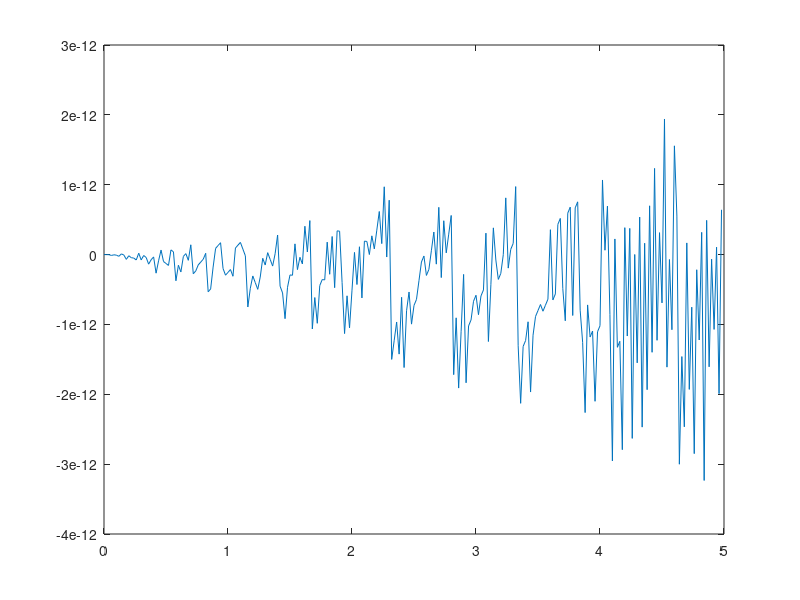
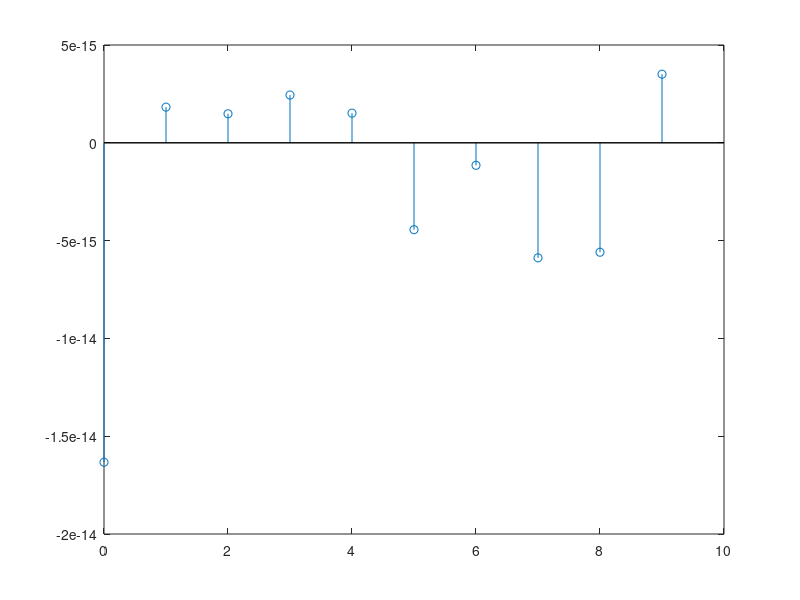

Reproduce these figures in MATLAB, in order. (Note: this script raises an error after producing the figures.)
% Sum of sines signal 
fy=300; %signal frequency in Hz
wy=2*pi*fy; %signal frequency in rad/s
fs=50; %sampling frequency in Hz
tiv=1/fs; %time interval between samples;
t=0:tiv:(5-tiv); %time intervals set (5 seconds)

N = size(t)(2)

y=0.6*sin(wy*t)+0.3*sin(3*wy*t)+0.2*sin(5*wy*t); %signal data set
plot(t,y)
print ('out0.png')

fou=fft(y,fs);
hmag=real(fou); ah=hmag/N;
stem(0:9,ah(1:10)); hold on;
plot([0 10],[0 0],'k');
print ('out1.png')

pkg load signal
order = 32
fc1 = 4
fs = 20
f1 = my_sinc_filter_low(order, fc1, fs);

figure()
fou=fft(f1,fs);
hmag=real(fou); ah=hmag/N;
stem(0:9,ah(1:10)); hold on;
plot([0 10],[0 0],'k');
print ('out2.png')
